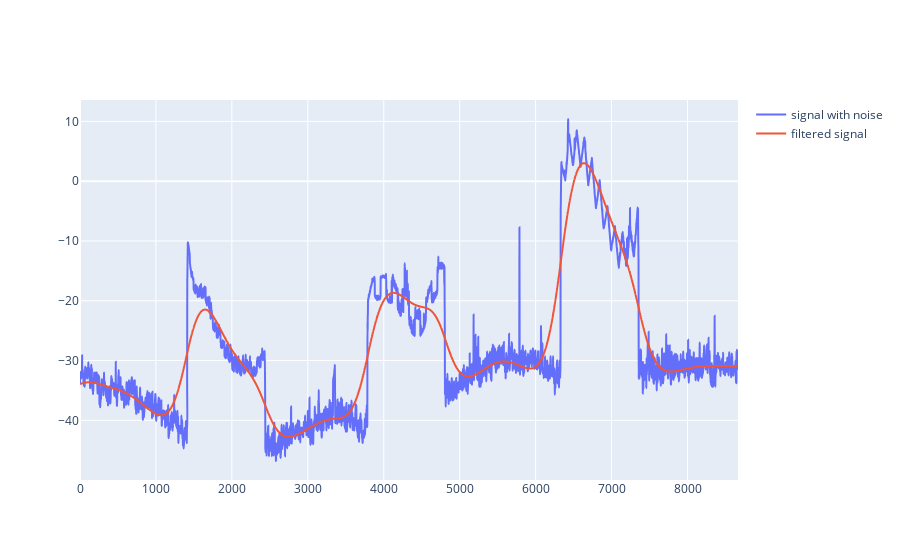

The cell this chart's notebook holds for it:
### Code cell
def butter_lowpass_filter(data, cutoff, fs, order):
    normal_cutoff = cutoff / nyq
    # Get the filter coefficients 
    b, a = butter(order, normal_cutoff, btype='low', analog=False)
    y = filtfilt(b, a, data)
    return y

cutoff = 1.2      # desired cutoff frequency of the filter, Hz ,      slightly higher than actual 1.2 Hz

import plotly.graph_objects as go

# Filter the data, and plot both the original and filtered signals.
y = butter_lowpass_filter(data, cutoff, fs, order)

fig = go.Figure()
fig.add_trace(go.Scatter(
            y = data,
            line =  dict(shape =  'spline' ),
            name = 'signal with noise'
            ))
fig.add_trace(go.Scatter(
            y = y,
            line =  dict(shape =  'spline' ),
            name = 'filtered signal'
            ))
fig.show()

### Figure 1 — Plotly figure (JSON) as saved in the notebook; plotly's stock layout.template omitted (floating-point values rounded to 4 significant figures; data arrays with more than 128 entries replaced by an {"elided": "..."} marker saying what was removed)
{"data": [{"line": {"shape": "spline"}, "name": "signal with noise", "type": "scatter", "y": {"elided": "8666 float values"}}, {"line": {"shape": "spline"}, "name": "filtered signal", "type": "scatter", "y": {"elided": "8666 float values"}}], "layout": {}}
